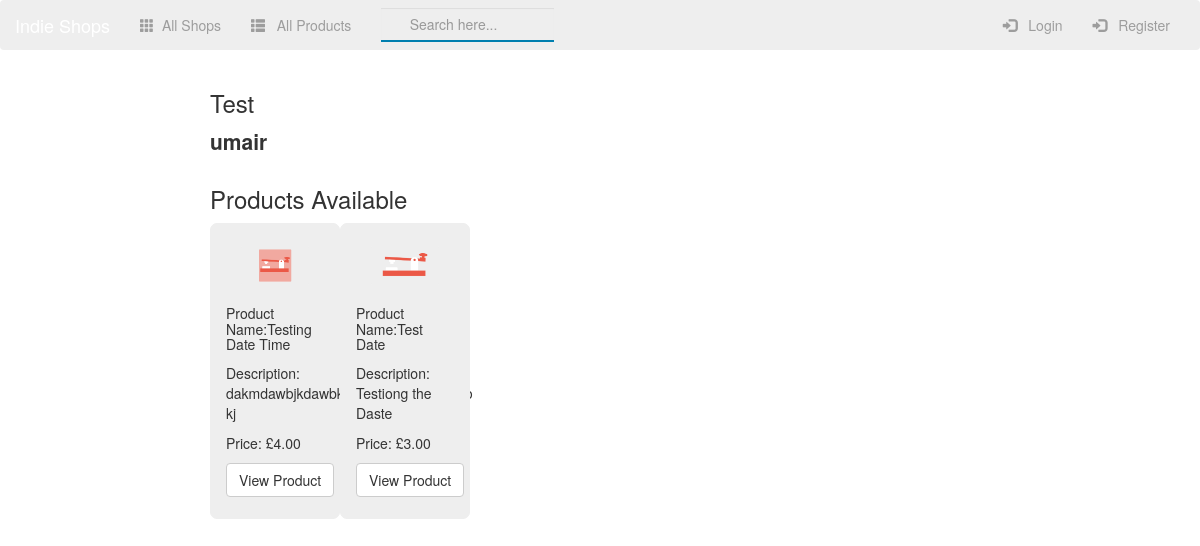
The app's page /shop/1/, older data.
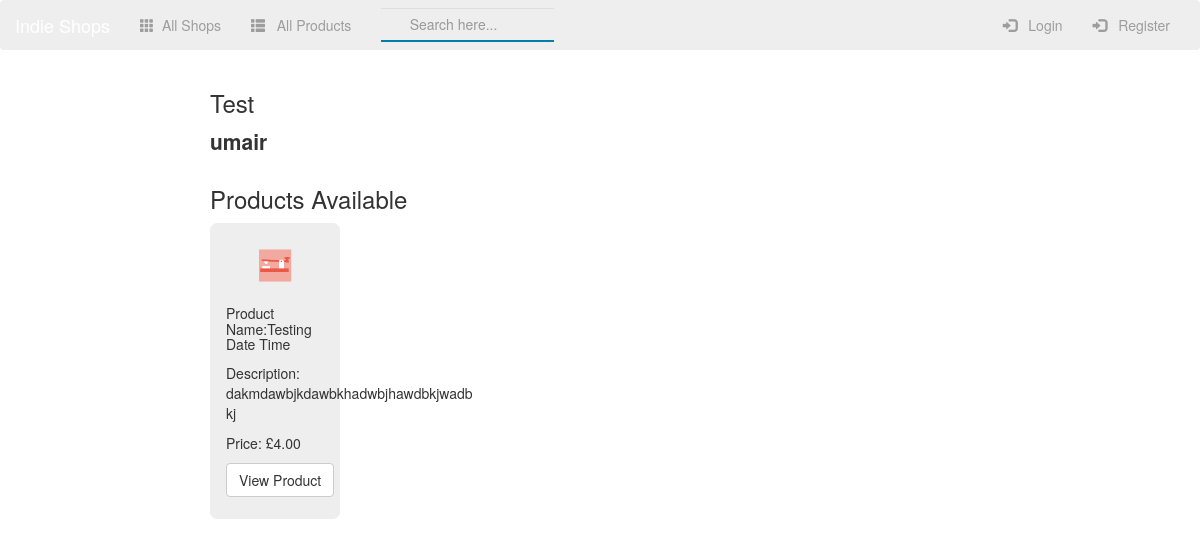
The same page, newer data.
### shop/models.py (models this page shows, shortened)
class Product(models.Model):
    product_name = models.CharField(max_length=250)
    business = models.ForeignKey(Shop, on_delete=models.CASCADE, related_name="products")
    product_desc = models.TextField()
    product_image = models.FileField()
    price = models.DecimalField(max_digits=6, decimal_places=2)
    created = models.DateTimeField(auto_now_add=True, blank=True)
    @property
    def price_format(self):
        return "£%s" % self.price

### shop/views.py (the view)
# urls.py: url(r'^(?P<pk>[0-9]+)/$', views.DetailView.as_view(), name='detail'),
class DetailView(DetailView):
    model = Shop
    template_name = 'shop/detail.html'

### shop/templates/shop/detail.html (shortened to what this page needs)
{% extends 'shop/base.html' %}
{% block main-content %}
    <div class="col-sm-12 col-md-8 col-lg-8 col-md-offset-2 col-lg-offset-2">
        <div class="row">
            <h3>{{ shop.name }}</h3>
            <p class="owner-emphasis">{{ shop.owner }}</p>
        </div>
        <div class="row">
        <h3>Products Available</h3>
            {% for product in shop.products.all %}
                <div class="col-sm-4 col-md-2 col-lg-2 col-sm-2 col-md-2 col-lg-2 small-product-box">
                        <img class="thumbnail tiny-product-img" src="{{ product.product_image.url }}"/>
                        <h5>Product Name:{{ product.product_name }}</h5>
                        <p>Description: {{ product.product_desc|slice:":35" }}</p>
                        <p>Price: {{ product.price_format }}</p>
                        <a href="{% url 'shop:product-details' product.id %}"><button type="button" class="btn btn-default">View Product</button></a>
                </div>
            {% endfor %}
{% endblock %}

Row changes from the older to the newer data that the page shows:
removed Product: product_image (picture), product_name "Test Date", product_desc "Testiong the Daste", price_format "£3.00"
